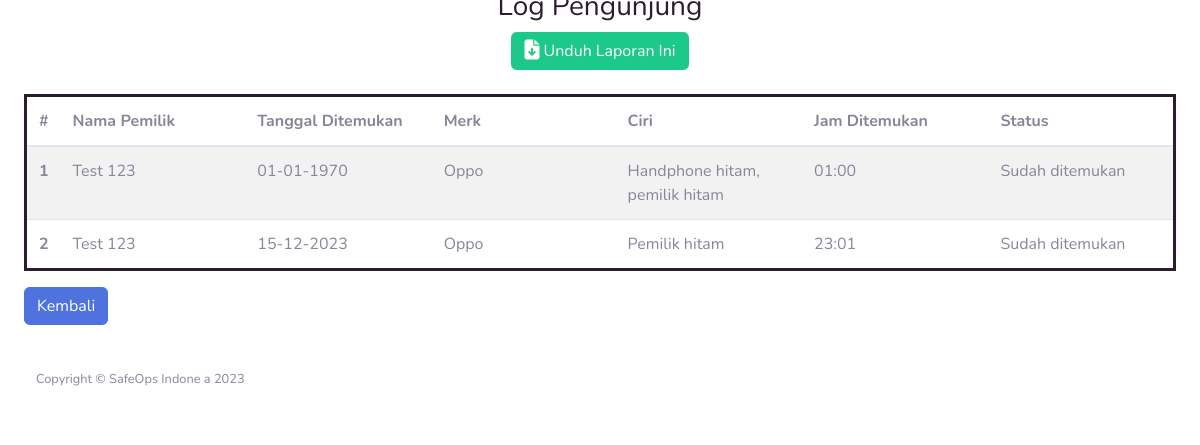
The page /index.php/item/unduhitem on the database as committed earlier.
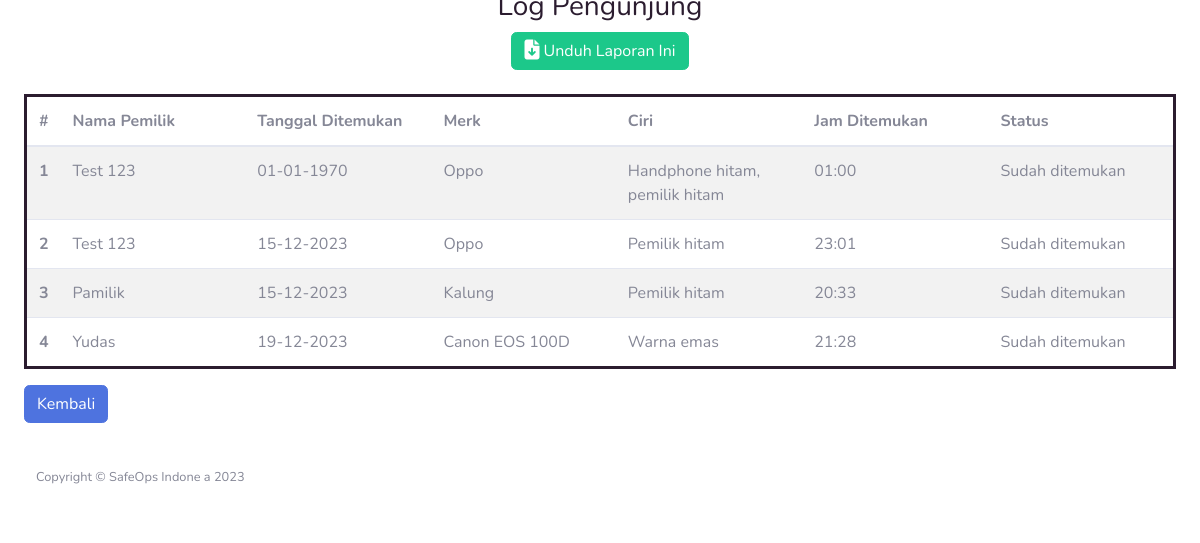
The same page on the database as committed later.
### tables this page shows
CREATE TABLE `item` (
  `id` int(11) NOT NULL,
  `nopeg` char(6) NOT NULL,
  `nama` varchar(128) NOT NULL,
  `tanggal` date NOT NULL,
  `tanggal2` date DEFAULT NULL,
  `shift` varchar(64) NOT NULL,
  `pemilik` varchar(128) NOT NULL,
  `jenis` varchar(64) NOT NULL,
  `merk` varchar(64) NOT NULL,
  `ciri` varchar(256) NOT NULL,
  `jam_hilang` varchar(11) NOT NULL,
  `jam_ditemukan` varchar(11) DEFAULT NULL,
  `status` varchar(64) NOT NULL
);

### application/controllers/Item.php (called while the page is built, shortened)
<?php
class Item extends CI_Controller
{
    public function unduhitem()
    {
        $data['judul'] = "Laporan Barang Hilang";
        $data['user'] = $this->db->get_where('user', ['email' => $this->session->userdata('email')])->row_array();
        $data['sudah'] = $this->db->get_where('item', ['status' => 'Sudah ditemukan'])->result_array();
        $this->load->view('templates/header', $data);
        $this->load->view('item/unduhitem', $data);
        $this->load->view('templates/footer', $data);
    }
}

### index.php (called while the page is built, shortened)
<?php
require_once BASEPATH.'core/CodeIgniter.php';

### application/views/item/unduhitem.php (the view, shortened to what this page needs)
<div class="container-fluid">
    <div class="row">
        <div class="col-lg-12">
            <div class="container text-center" style="margin-top: -10px;">
                <h3 style="color: #2B1C2F;">Log Pengunjung</h3>
                <a href="#" id="printButton" class="btn btn-success"><i class="fa-solid fa-file-arrow-down fa-lg"></i> Unduh Laporan Ini</a>
            </div>
            <table class="table table-hover table-striped" style="border: 3px solid #2B1C2F;"><br>
                <thead>
                    <tr>
                        <th scope="col">#</th>
                        <th scope="col" style="width: 16.666%;">Nama Pemilik</th>
                        <th scope="col" style="width: 16.666%;">Tanggal Ditemukan</th>
                        <th scope="col" style="width: 16.666%;">Merk</th>
                        <th scope="col" style="width: 16.666%;">Ciri</th>
                        <th scope="col" style="width: 16.666%;">Jam Ditemukan</th>
                        <th scope="col" style="width: 16.666%;">Status</th>
                    </tr>
                </thead>
                <tbody>
                    <?php $i = 1; ?>
                    <?php if (empty($sudah)) : ?>
                        <tr>
                            <td colspan="7">Tidak ada data barang yang hilang di area kantor.</td>
                        </tr>
                    <?php else : ?>
                        <?php foreach ($sudah as $k) : ?>
                            <tr>
                                <th scope="row"><?= $i; ?></th>
                                <td style="width: 16.666%;"><?= $k['pemilik']; ?></td>
                                <td style="width: 16.666%;"><?= date('d-m-Y', strtotime($k['tanggal2'])); ?></td>
                                <td style="width: 16.666%;"><?= $k['merk']; ?></td>
                                <td style="width: 16.666%;"><?= $k['ciri']; ?></td>
                                <td style="width: 16.666%;"> <?= $k['jam_ditemukan'] ?></td>
                                <td style="width: 16.666%;"><?= $k['status']; ?></td>
                            </tr>
                            <?php $i++; ?>
                        <?php endforeach; ?>
                    <?php endif; ?>
                </tbody>
            </table>
            <div class="form-group row">
                <div class="col-sm-4">
                    <a href="<?= base_url('visitor/index') ?>" class="btn btn-primary">Kembali</a>
                </div>
            </div>
        </div>

Rows that differ between the two databases and show on the page:
added item: pemilik "Pamilik", tanggal2 "15-12-2023", merk "Kalung", ciri "Pemilik hitam", jam_ditemukan "20:33", status "Sudah ditemukan"
added item: pemilik "Yudas", tanggal2 "19-12-2023", merk "Canon EOS 100D", ciri "Warna emas", jam_ditemukan "21:28", status "Sudah ditemukan"
